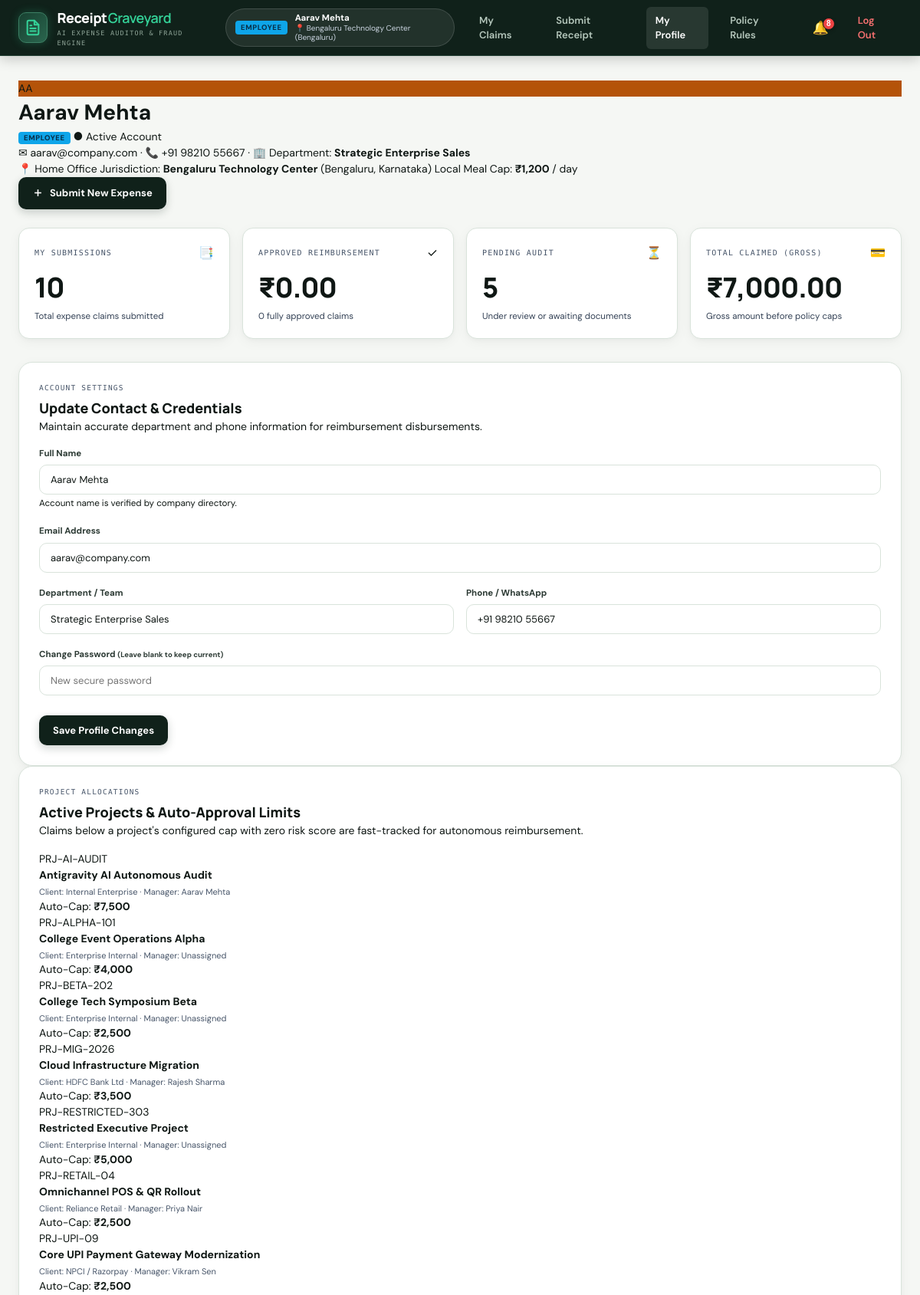
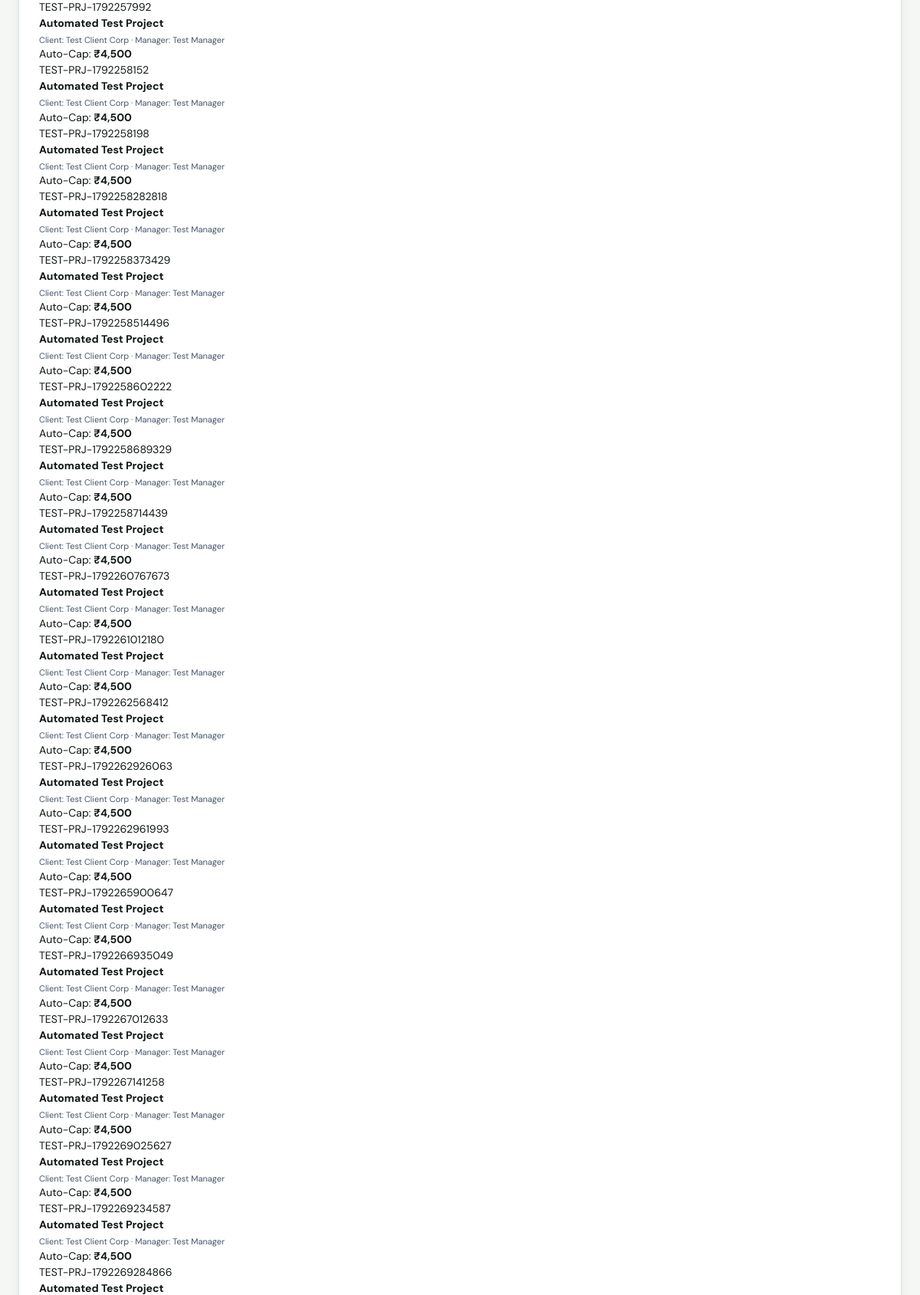
Page /profile (signed in, upper part) on the committed database (2 pictures, top to bottom).
### tables this page shows
CREATE TABLE users (
            id INTEGER PRIMARY KEY AUTOINCREMENT,
            email TEXT UNIQUE NOT NULL,
            password TEXT NOT NULL,
            name TEXT NOT NULL,
            role TEXT NOT NULL,
            office_id INTEGER REFERENCES offices(id),
            department TEXT,
            phone TEXT,
            avatar_color TEXT DEFAULT '#0f766e'
        , is_active INTEGER DEFAULT 1, created_at TEXT, status TEXT DEFAULT 'APPROVED', employee_id TEXT, designation TEXT, reason_for_access TEXT, rejection_reason TEXT, reviewed_by TEXT, reviewed_at TEXT);

CREATE TABLE offices (
            id INTEGER PRIMARY KEY AUTOINCREMENT,
            name TEXT NOT NULL,
            city TEXT NOT NULL,
            state TEXT,
            address TEXT,
            is_headquarters INTEGER DEFAULT 0,
            local_meal_cap REAL DEFAULT 1200.0
        );

CREATE TABLE projects (
            id INTEGER PRIMARY KEY AUTOINCREMENT,
            code TEXT UNIQUE NOT NULL,
            name TEXT NOT NULL,
            client_name TEXT,
            budget REAL DEFAULT 100000.0,
            auto_approval_cap REAL DEFAULT 2000.0,
            manager_name TEXT,
            status TEXT DEFAULT 'Active',
            description TEXT
        , start_date TEXT, end_date TEXT, currency TEXT DEFAULT 'INR', created_at TEXT, updated_at TEXT);

### app.py (the view, shortened to what this page needs)
@app.route("/profile", methods=["GET", "POST"])
@login_required
def profile():
    user_id = session.get("user_id")
    with connect() as con:
        user_row = con.execute("""
        SELECT u.*, o.name as office_name, o.city as office_city, o.state as office_state, o.address as office_address, o.local_meal_cap
        FROM users u
        LEFT JOIN offices o ON u.office_id = o.id
        WHERE u.id = ?
        """, (user_id,)).fetchone()
        claims = con.execute("SELECT * FROM expenses WHERE lower(employee)=lower(?) ORDER BY id DESC LIMIT 10", (user_row["name"],)).fetchall()
        user_stats = {
            "total_claims": len(claims),
            "approved_amount": sum(float(c["reimbursable"] or 0) for c in claims if c["status"] == "Approved"),
            "pending_count": sum(1 for c in claims if c["status"] in ("Needs Review", "Needs Info")),
            "approved_count": sum(1 for c in claims if c["status"] == "Approved"),
            "total_claimed": sum(float(c["amount_inr"] or 0) for c in claims if c["status"] != "Duplicate")
        }
    return render_template("profile.html", user=user_row, claims=claims, stats=user_stats, policy=POLICY)

### app.py (called while the page is built)
def connect():
    con = sqlite3.connect(str(DB_PATH), timeout=30.0)
    con.row_factory = sqlite3.Row
    try:
        con.execute("PRAGMA journal_mode=WAL")
    except Exception:
        pass
    return con

def get_system_settings(con):
    rows = con.execute("SELECT key, value FROM system_settings").fetchall()
    settings = {
        "auto_approval_cap": 1500.0,
        "manager_approval_threshold": 8000.0,
        "vp_approval_threshold": 20000.0,
        "local_meal_cap_default": 1200.0,
        "trip_meal_cap_default": 2200.0,
        "editing_window_hours": 24.0,
        "active_policy_version": "v2026.1"
    }
    for r in rows:
        try:
            settings[r["key"]] = float(r["value"])
        except ValueError:
            settings[r["key"]] = r["value"]
    return settings

def login_required(f):
    @wraps(f)
    def decorated_function(*args, **kwargs):
        if not session.get("user_id") and not app.config.get("TESTING"):
            flash("Please log in to continue.", "info")
            return redirect(url_for("login"))
        if session.get("user_id") and not app.config.get("TESTING"):
            with connect() as con:
                u = con.execute("SELECT status, is_active FROM users WHERE id=?", (session["user_id"],)).fetchone()
                if not u or (u["status"] or "").upper() != "APPROVED" or u["is_active"] == 0:
                    session.clear()
                    flash("Your session has ended because your account is awaiting administrator approval or is inactive.", "warning")
                    return redirect(url_for("login"))
        return f(*args, **kwargs)
    return decorated_function

### templates/profile.html (shortened to what this page needs)
{% extends "base.html" %}
{% block content %}
<div class="profile-header-card">
  <div class="profile-avatar-large" style="background: {{ user.avatar_color or '#0f766e' }};">
    {{ user.name[:2]|upper }}
  </div>
  <div class="profile-main-meta">
    <div class="profile-title-row">
      <h1 class="profile-name">{{ user.name }}</h1>
      <span class="user-role-badge role-{{ user.role }}">{{ user.role|upper }}</span>
      {% if user.is_active %}
        <span class="badge-status-active">● Active Account</span>
      {% else %}
        <span class="badge-status-inactive">○ Deactivated</span>
      {% endif %}
    </div>
    <div class="profile-sub-meta">
      <span>✉ {{ user.email }}</span>
      <span>·</span>
      <span>📞 {{ user.phone or '+91 Unspecified' }}</span>
      <span>·</span>
      <span>🏢 Department: <strong>{{ user.department or 'Operations' }}</strong></span>
    </div>
    <div class="profile-office-banner">
      <span class="office-pin">📍</span>
      <span>Home Office Jurisdiction: <strong>{{ user.office_name or 'Mumbai HQ' }}</strong> ({{ user.office_city or 'Mumbai' }}, {{ user.office_state or 'MH' }})</span>
      <span class="cap-tag">Local Meal Cap: <strong>₹{{ "{:,.0f}".format(user.local_meal_cap or 1200) }}</strong> / day</span>
    </div>
  </div>
  <div class="profile-quick-actions">
    <a href="{{ url_for('submit') }}" class="btn btn-primary">
      <svg width="15" height="15" viewBox="0 0 24 24" fill="none" stroke="currentColor" stroke-width="2.5"><line x1="12" y1="5" x2="12" y2="19"></line><line x1="5" y1="12" x2="19" y2="12"></line></svg>
      Submit New Expense
    </a>
  </div>
</div>
<section class="metrics-grid" style="margin-top: 24px;">
  <div class="metric-card">
    <div class="metric-head">
      <span class="metric-label">MY SUBMISSIONS</span>
      <span class="metric-icon">📑</span>
    </div>
    <div class="metric-value">{{ stats.total_claims }}</div>
    <div class="metric-sub">Total expense claims submitted</div>
  </div>
  <div class="metric-card">
    <div class="metric-head">
      <span class="metric-label">APPROVED REIMBURSEMENT</span>
      <span class="metric-icon">✓</span>
    </div>
    <div class="metric-value color-green">₹{{ "{:,.2f}".format(stats.approved_amount) }}</div>
    <div class="metric-sub">{{ stats.approved_count }} fully approved claims</div>
  </div>
  <div class="metric-card">
    <div class="metric-head">
      <span class="metric-label">PENDING AUDIT</span>
      <span class="metric-icon">⏳</span>
    </div>
    <div class="metric-value color-amber">{{ stats.pending_count }}</div>
    <div class="metric-sub">Under review or awaiting documents</div>
  </div>
  <div class="metric-card">
    <div class="metric-head">
      <span class="metric-label">TOTAL CLAIMED (GROSS)</span>
      <span class="metric-icon">💳</span>
    </div>
    <div class="metric-value">₹{{ "{:,.2f}".format(stats.total_claimed) }}</div>
    <div class="metric-sub">Gross amount before policy caps</div>
  </div>
</section>
<div class="profile-two-col-grid" style="margin-top: 30px;">
  <div class="panel-box">
    <div class="card-eyebrow">ACCOUNT SETTINGS</div>
    <h3 class="panel-title">Update Contact & Credentials</h3>
    <p class="small-sub" style="margin-bottom: 16px;">
      Maintain accurate department and phone information for reimbursement disbursements.
    </p>
    <form method="post" action="{{ url_for('profile') }}" class="profile-edit-form">
      <div class="form-group">
        <label>Full Name</label>
        <input type="text" value="{{ user.name }}" disabled class="form-input form-input-disabled">
        <small class="text-muted">Account name is verified by company directory.</small>
      </div>
      <div class="form-group">
        <label>Email Address</label>
        <input type="email" value="{{ user.email }}" disabled class="form-input form-input-disabled">
      </div>
      <div class="input-row-2">
        <div class="form-group">
          <label>Department / Team</label>
          <input type="text" name="department" value="{{ user.department or 'Operations' }}" required class="form-input">
        </div>
        <div class="form-group">
          <label>Phone / WhatsApp</label>
          <input type="text" name="phone" value="{{ user.phone or '' }}" placeholder="+91 98000 00000" class="form-input">
        </div>
      </div>
      <div class="form-group">
        <label>Change Password <small class="text-muted">(Leave blank to keep current)</small></label>
        <input type="password" name="new_password" placeholder="New secure password" class="form-input">
      </div>
      <button type="submit" class="btn btn-primary" style="margin-top: 8px;">
        Save Profile Changes
      </button>
    </form>
  </div>
  <div class="panel-box">
    <div class="card-eyebrow">PROJECT ALLOCATIONS</div>
    <h3 class="panel-title">Active Projects & Auto-Approval Limits</h3>
    <p class="small-sub" style="margin-bottom: 16px;">
      Claims below a project's configured cap with zero risk score are fast-tracked for autonomous reimbursement.
    </p>
    <div class="project-caps-stack">
      {% for p in all_projects %}
      <div class="project-cap-item">
        <div class="prj-item-left">
          <div class="prj-code-badge">{{ p.code }}</div>
          <div>
            <strong>{{ p.name }}</strong>
            <div class="table-sub">Client: {{ p.client_name or 'Enterprise Internal' }} · Manager: {{ p.manager_name or 'Unassigned' }}</div>
          </div>
        </div>
        <div class="prj-item-right">
          <span class="cap-pill">Auto-Cap: <strong>₹{{ "{:,.0f}".format(p.auto_approval_cap) }}</strong></span>
        </div>
      </div>
      {% endfor %}
    </div>
  </div>
</div>
{% endblock %}

### templates/base.html (shortened to what this page needs)
<!doctype html>
<html lang="en">
<head>
  <link rel="stylesheet" href="{{ url_for('static', filename='styles.css') }}">
</head>
<body>
<header class="topbar">
  <div class="topbar-inner">
    <a class="brand" href="{{ url_for('index') }}">
      <div class="brand-mark">
      </div>
      <div class="brand-text">
        <div class="brand-title">Receipt<span>Graveyard</span></div>
        <div class="brand-tag">AI EXPENSE AUDITOR & FRAUD ENGINE</div>
      </div>
    </a>
    {% if current_user %}
    <a href="{{ url_for('profile') }}" class="user-office-pill" title="View My Profile & Jurisdiction">
      <div class="user-role-badge role-{{ current_user.role }}">
        {{ current_user.role|upper }}
      </div>
      <div class="user-text-info">
        <strong>{{ current_user.name }}</strong>
        <span class="office-hint">📍 {{ current_user.office_name or 'Unmapped' }} ({{ current_user.office_city }})</span>
      </div>
    </a>
    {% endif %}
    <nav class="top-nav">
      {% if current_user %}
        <a href="{{ url_for('dashboard') }}" class="{% if request.endpoint == 'dashboard' %}active{% endif %}">
          {% if current_user.role == 'employee' %}My Claims{% else %}Command Center{% endif %}
        </a>
        <a href="{{ url_for('submit') }}" class="{% if request.endpoint == 'submit' %}active{% endif %}">Submit Receipt</a>
        <a href="{{ url_for('profile') }}" class="{% if request.endpoint == 'profile' %}active{% endif %}">My Profile</a>
        <a href="{{ url_for('policy') }}" class="{% if request.endpoint == 'policy' %}active{% endif %}">Policy Rules</a>
        <div class="nav-dropdown">
          <button class="nav-btn-notif" title="View In-App Notifications">
            <span class="notif-bell-icon">🔔</span>
            {% if unread_notifications_count > 0 %}
              <span class="notif-badge">{{ unread_notifications_count }}</span>
            {% endif %}
          </button>
        </div>
        <a href="{{ url_for('logout') }}" class="logout-link" title="Sign out">Log Out</a>
      {% endif %}
    </nav>
  </div>
</header>
<main class="page">
  {% block content %}{% endblock %}
</main>
</body>
</html>

### rows in the picture
users: role "EMPLOYEE", name "Aarav Mehta", name "AA", email "aarav@company.com", phone "+91 98210 55667", department "Strategic Enterprise Sales"
offices: name "Bengaluru Technology Center", office_city "Bengaluru", city "Bengaluru", state "Karnataka", local_meal_cap "1,200"
projects: code "PRJ-AI-AUDIT", name "Antigravity AI Autonomous Audit", client_name "Internal Enterprise", manager_name "Aarav Mehta", auto_approval_cap "7,500"
projects: code "PRJ-ALPHA-101", name "College Event Operations Alpha", client_name "Enterprise Internal", manager_name "Unassigned", auto_approval_cap "4,000"
projects: code "PRJ-BETA-202", name "College Tech Symposium Beta", client_name "Enterprise Internal", manager_name "Unassigned", auto_approval_cap "2,500"
projects: code "PRJ-MIG-2026", name "Cloud Infrastructure Migration", client_name "HDFC Bank Ltd", manager_name "Rajesh Sharma", auto_approval_cap "3,500"
projects: code "PRJ-RESTRICTED-303", name "Restricted Executive Project", client_name "Enterprise Internal", manager_name "Unassigned", auto_approval_cap "5,000"
projects: code "PRJ-RETAIL-04", name "Omnichannel POS & QR Rollout", client_name "Reliance Retail", manager_name "Priya Nair", auto_approval_cap "2,500"
projects: code "PRJ-UPI-09", name "Core UPI Payment Gateway Modernization", client_name "NPCI / Razorpay", manager_name "Vikram Sen", auto_approval_cap "2,500"
projects: code "TEST-PRJ-1792257992", name "Automated Test Project", client_name "Test Client Corp", manager_name "Test Manager", auto_approval_cap "4,500"
projects: code "TEST-PRJ-1792258152", name "Automated Test Project", client_name "Test Client Corp", manager_name "Test Manager", auto_approval_cap "4,500"
projects: code "TEST-PRJ-1792258198", name "Automated Test Project", client_name "Test Client Corp", manager_name "Test Manager", auto_approval_cap "4,500"
projects: code "TEST-PRJ-1792258282818", name "Automated Test Project", client_name "Test Client Corp", manager_name "Test Manager", auto_approval_cap "4,500"
projects: code "TEST-PRJ-1792258373429", name "Automated Test Project", client_name "Test Client Corp", manager_name "Test Manager", auto_approval_cap "4,500"
projects: code "TEST-PRJ-1792258514496", name "Automated Test Project", client_name "Test Client Corp", manager_name "Test Manager", auto_approval_cap "4,500"
projects: code "TEST-PRJ-1792258602222", name "Automated Test Project", client_name "Test Client Corp", manager_name "Test Manager", auto_approval_cap "4,500"
projects: code "TEST-PRJ-1792258689329", name "Automated Test Project", client_name "Test Client Corp", manager_name "Test Manager", auto_approval_cap "4,500"
projects: code "TEST-PRJ-1792258714439", name "Automated Test Project", client_name "Test Client Corp", manager_name "Test Manager", auto_approval_cap "4,500"
projects: code "TEST-PRJ-1792260767673", name "Automated Test Project", client_name "Test Client Corp", manager_name "Test Manager", auto_approval_cap "4,500"
projects: code "TEST-PRJ-1792261012180", name "Automated Test Project", client_name "Test Client Corp", manager_name "Test Manager", auto_approval_cap "4,500"
projects: code "TEST-PRJ-1792262568412", name "Automated Test Project", client_name "Test Client Corp", manager_name "Test Manager", auto_approval_cap "4,500"
projects: code "TEST-PRJ-1792262926063", name "Automated Test Project", client_name "Test Client Corp", manager_name "Test Manager", auto_approval_cap "4,500"
projects: code "TEST-PRJ-1792262961993", name "Automated Test Project", client_name "Test Client Corp", manager_name "Test Manager", auto_approval_cap "4,500"
projects: code "TEST-PRJ-1792265900647", name "Automated Test Project", client_name "Test Client Corp", manager_name "Test Manager", auto_approval_cap "4,500"
projects: code "TEST-PRJ-1792266935049", name "Automated Test Project", client_name "Test Client Corp", manager_name "Test Manager", auto_approval_cap "4,500"
projects: code "TEST-PRJ-1792267012633", name "Automated Test Project", client_name "Test Client Corp", manager_name "Test Manager", auto_approval_cap "4,500"
projects: code "TEST-PRJ-1792267141258", name "Automated Test Project", client_name "Test Client Corp", manager_name "Test Manager", auto_approval_cap "4,500"
projects: code "TEST-PRJ-1792269025627", name "Automated Test Project", client_name "Test Client Corp", manager_name "Test Manager", auto_approval_cap "4,500"
projects: code "TEST-PRJ-1792269234587", name "Automated Test Project", client_name "Test Client Corp", manager_name "Test Manager", auto_approval_cap "4,500"
projects: code "TEST-PRJ-1792269284866", name "Automated Test Project"

### other values in the picture
{{ unread_notifications_count }} "8"
{{ stats.total_claims }} "10"
{{ "{:,.2f}".format(stats.approved_amount) }} "0.00"
{{ stats.approved_count }} "0"
{{ stats.pending_count }} "5"
{{ "{:,.2f}".format(stats.total_claimed) }} "7,000.00"
